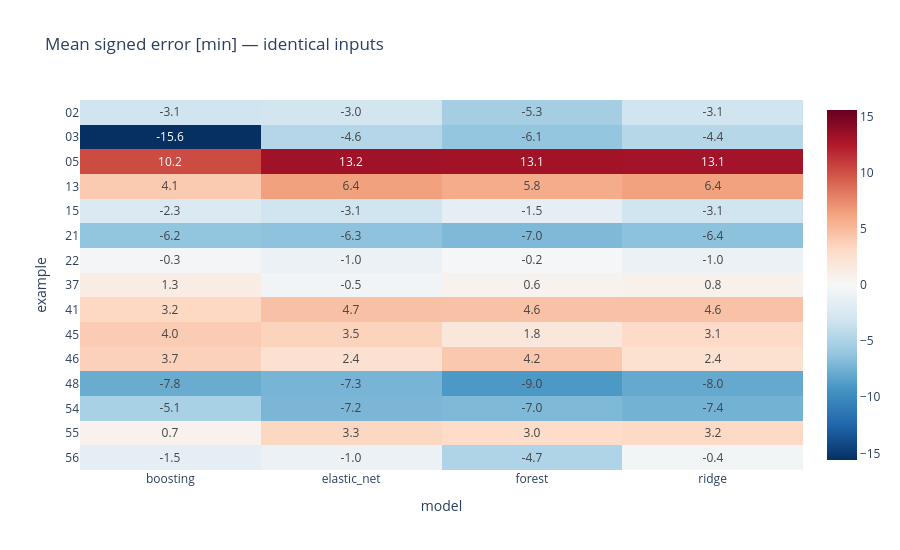

The code cell stored with this chart in its notebook:
### Markdown cell above
## Is the error pattern model-dependent?

Compare Ridge, Elastic Net, random forest and boosting on exactly the same SD/log1p length-context inputs. All predictions are held-example estimates; each family uses its own inner-tuned settings. No new models are fitted.

The main network biases persist: all four underpredict advances in 05 and overpredict them in 48 and 54. Model choice still matters: boosting is much worse in 03, and the linear models perform better overall. Ridge and Elastic Net are especially similar.

Shared residual patterns make a purely Elastic-Net-specific explanation less plausible, but do not establish missing physics. Models share training data, inputs and the observed target; common support limitations and fitting constraints remain alternative explanations. Error correlations are descriptive, not independent statistical evidence.

### Code cell
from pathlib import Path
import pandas as pd
import plotly.express as px
import plotly.io as pio
from IPython.display import display
ROOT=next(p for p in [Path.cwd(),*Path.cwd().parents] if (p/'RAPID/src/rapid_tools').is_dir())
OUT=ROOT/'RAPID/outputs/hydrograph_residual_review_20261018'
pio.renderers.default='plotly_mimetype'
SCENARIO='all'
m=pd.read_csv(OUT/'model_network_errors.csv',dtype={'example':str});m=m[m.scenario.eq(SCENARIO)]
for value,title in [('bias_min','Mean signed error [min]'),('mae_min','Mean absolute error [min]')]:
    matrix=m.pivot(index='example',columns='model',values=value)
    fig=px.imshow(matrix,text_auto='.1f',aspect='auto',color_continuous_scale='RdBu_r' if value=='bias_min' else 'YlOrRd',color_continuous_midpoint=0 if value=='bias_min' else None,title=title+' — identical inputs')
    fig.update_layout(height=550);fig.show()
corr=pd.read_csv(OUT/'model_error_correlations.csv');display(corr[corr.scenario.eq(SCENARIO)].round(3))
agreement=pd.read_csv(OUT/'model_agreement_summary.csv');display(agreement.round(3))

### Figure 1 — Plotly figure (JSON) as saved in the notebook; plotly's stock layout.template omitted (floating-point values rounded to 4 significant figures)
{"data": [{"coloraxis": "coloraxis", "hovertemplate": "model: %{x}<br>example: %{y}<br>color: %{z}<extra></extra>", "name": "0", "texttemplate": "%{z:.1f}", "type": "heatmap", "x": ["boosting", "elastic_net", "forest", "ridge"], "xaxis": "x", "y": ["02", "03", "05", "13", "15", "21", "22", "37", "41", "45", "46", "48", "54", "55", "56"], "yaxis": "y", "z": [[-3.105, -2.96, -5.317, -3.098], [-15.59, -4.565, -6.111, -4.438], [10.23, 13.22, 13.14, 13.11], [4.094, 6.4, 5.844, 6.388], [-2.291, -3.084, -1.48, -3.092], [-6.231, -6.344, -6.983, -6.446], [-0.2604, -0.9806, -0.2036, -0.9856], [1.257, -0.4688, 0.5803, 0.7702], [3.242, 4.685, 4.588, 4.576], [3.992, 3.539, 1.815, 3.084], [3.682, 2.408, 4.218, 2.439], [-7.822, -7.308, -8.956, -8.008], [-5.11, -7.157, -6.981, -7.421], [0.6749, 3.349, 2.997, 3.202], [-1.549, -0.9954, -4.743, -0.4098]]}], "layout": {"coloraxis": {"cmid": 0, "colorscale": [[0, "rgb(5,48,97)"], [0.1, "rgb(33,102,172)"], [0.2, "rgb(67,147,195)"], [0.3, "rgb(146,197,222)"], [0.4, "rgb(209,229,240)"], [0.5, "rgb(247,247,247)"], [0.6, "rgb(253,219,199)"], [0.7, "rgb(244,165,130)"], [0.8, "rgb(214,96,77)"], [0.9, "rgb(178,24,43)"], [1, "rgb(103,0,31)"]]}, "height": 550, "title": {"text": "Mean signed error [min] — identical inputs"}, "xaxis": {"anchor": "y", "domain": [0, 1], "title": {"text": "model"}}, "yaxis": {"anchor": "x", "autorange": "reversed", "domain": [0, 1], "title": {"text": "example"}}}}
